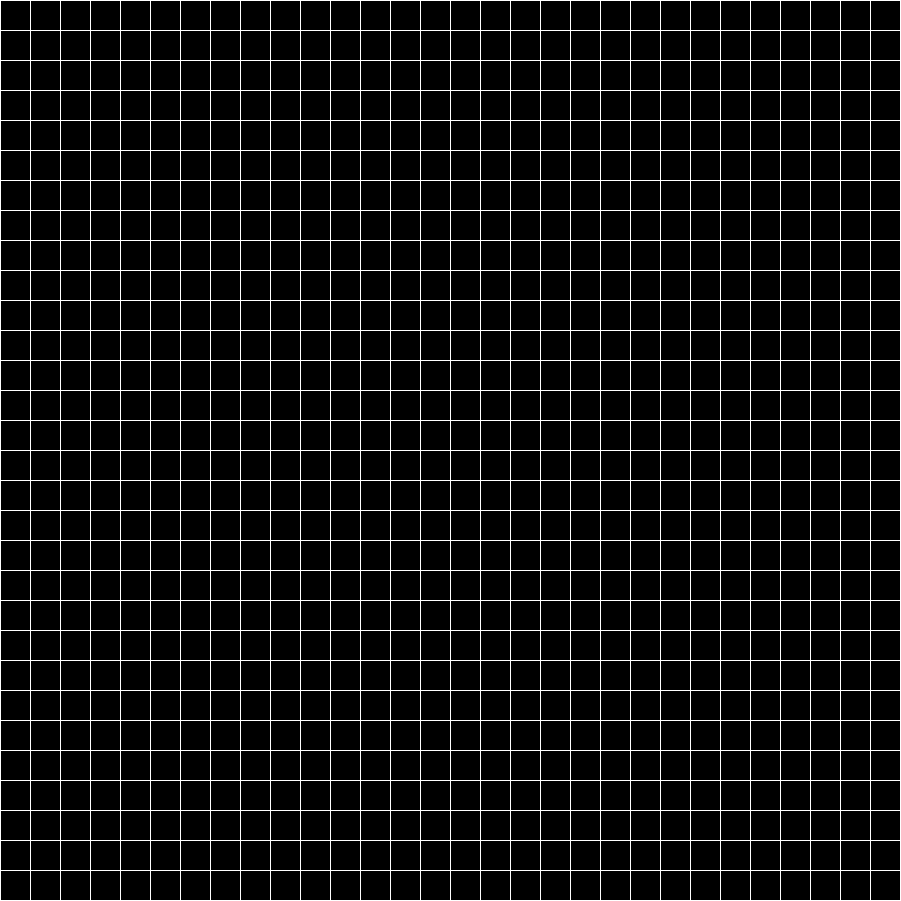
Frame 1 (no input)
Frame 60 (the mouse pressed at the canvas centre just before this capture): identical to frame 1, image omitted
Frame 120 (the mouse held since frame 60 and released just before this capture): identical to frame 1, image omitted

The Processing sketch that drew this single still picture (run headless with seeded random() and noise(); from frame 60 on, the mouse is pressed at the canvas centre):

// Processing sketch: Auto
// ── Auto.pde
boolean[][] board; //board that holds the values of the automata
//the first value of the board changes the x while the second changes the y

int boardS = 30; //height/width of the square board
float cellS; //height/width of each cell

int sW = 1; //stroke weight, this should be added to the size if you want to change it


void setup(){
  size (901, 901); //width,height
  background (0); //changes the backgroud to black
  stroke (255, 255, 255, 255); //makes the line white
  strokeWeight(sW);
  noFill();

  cellS = getCellSize();
  board = new boolean[boardS][boardS];
}

void draw(){
  clear();
  drawBoard();
}

float getCellSize(){
  return (width-sW)/boardS;
}

void drawBoard(){
  for (int rows = 0; rows < boardS; rows++){
    for (int cols = 0; cols < boardS; cols++){
      if (board[cols][rows]){
        fill(255);
      } else {
        noFill();
      }
      rect(cols*cellS,rows*cellS,cellS,cellS); //the outlines of the cells
    }
  }
}

void mouseClicked(){
  for (int rows = 0; rows < boardS; rows++){
    for (int cols = 0; cols < boardS; cols++){
      if (mouseX > cols*cellS && mouseX < cols*cellS+cellS && mouseY > rows*cellS && mouseY < rows*cellS+cellS){
        toggle(cols,rows);
      }
    }
  }
}

void toggle (int cols, int rows){
  if (board[cols][rows]){
    board[cols][rows] = false;
  } else{
    board[cols][rows] = true;
  }
}

void resetBoard (){
  for (int i = 0; i < boardS; i++){
    for (int ii = 0; ii < boardS; ii++){
      board[ii][i] = false;
    }
  }
}
